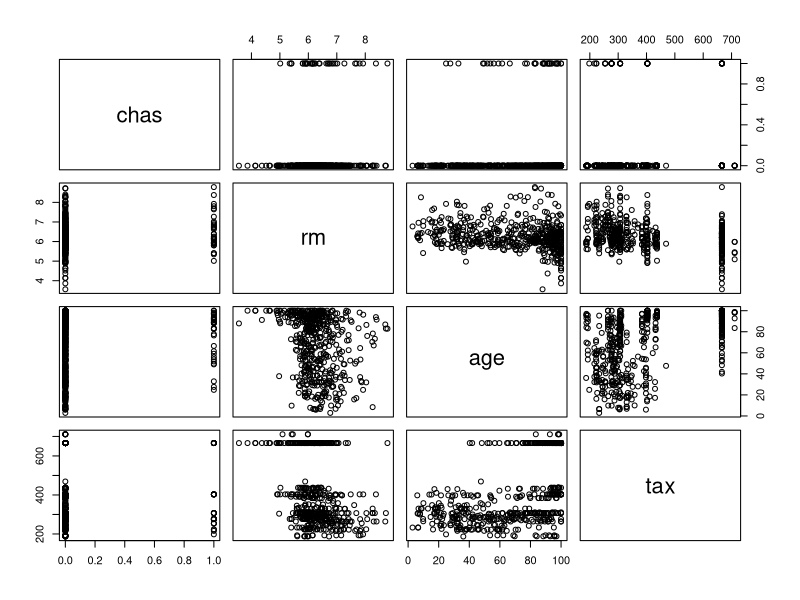
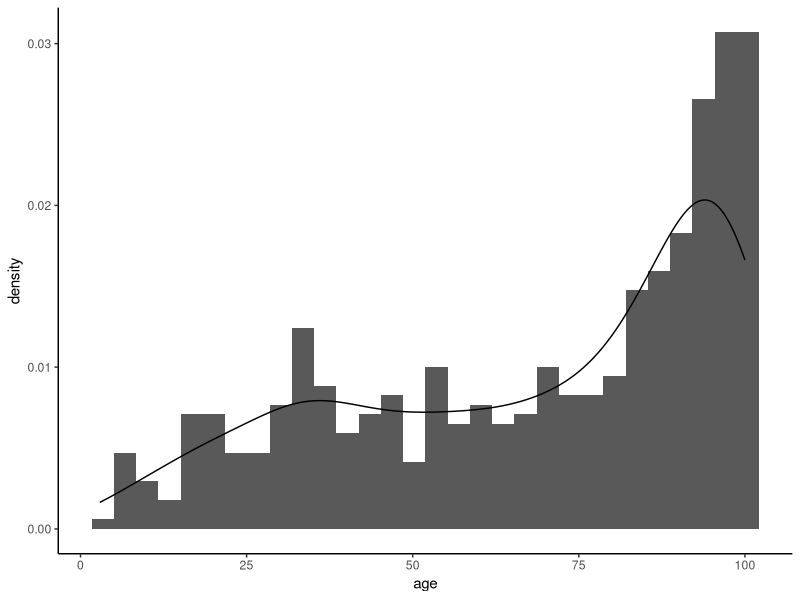
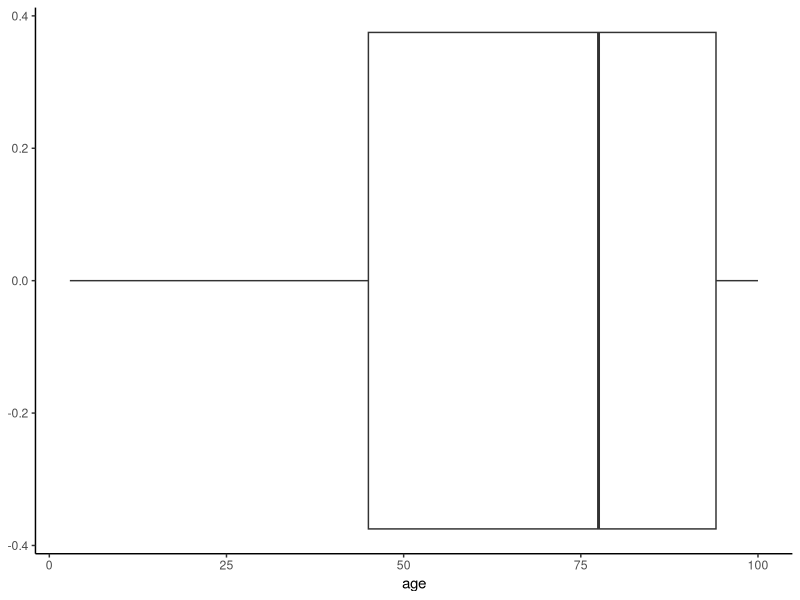
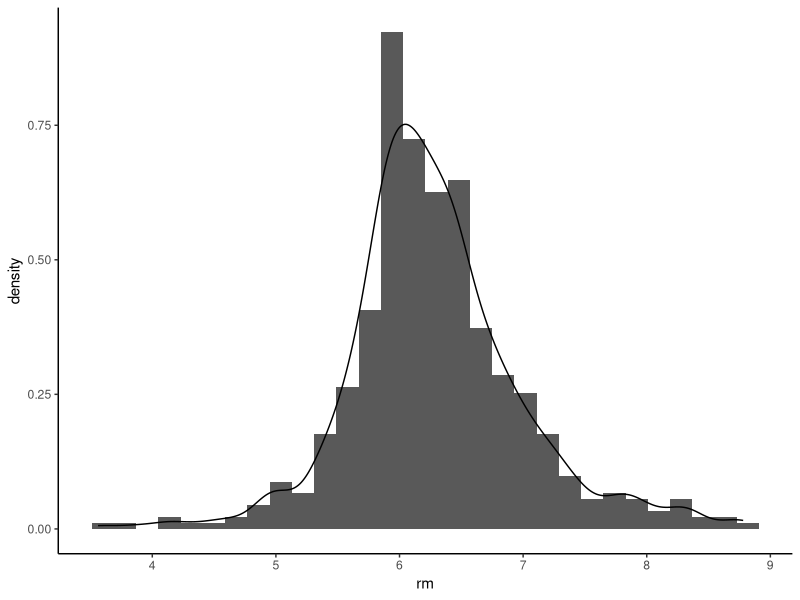
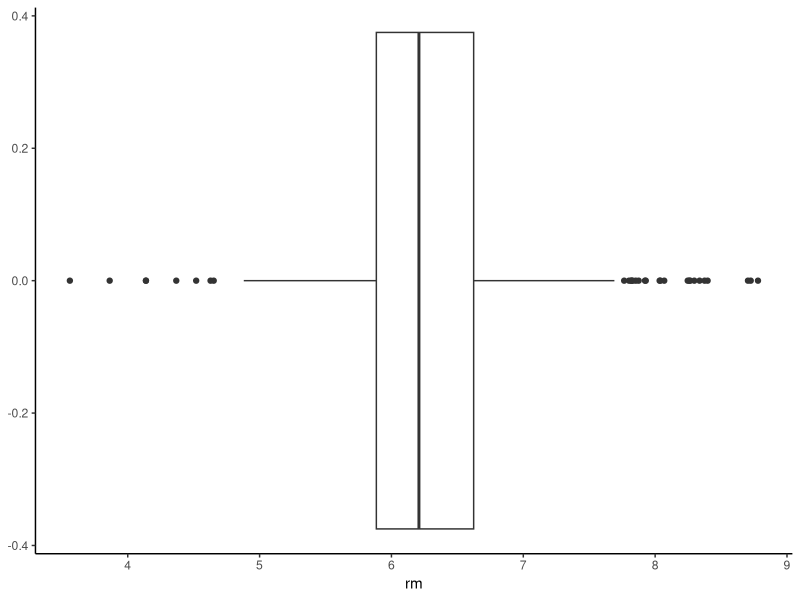
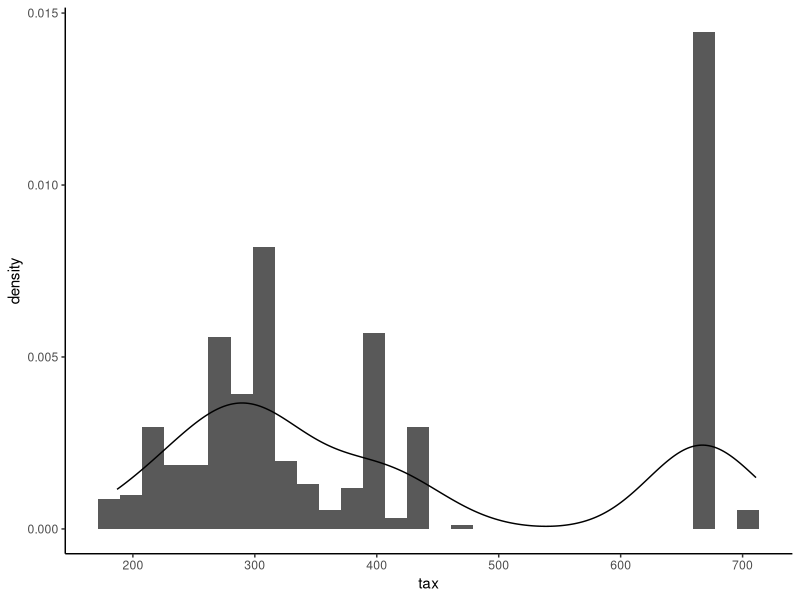
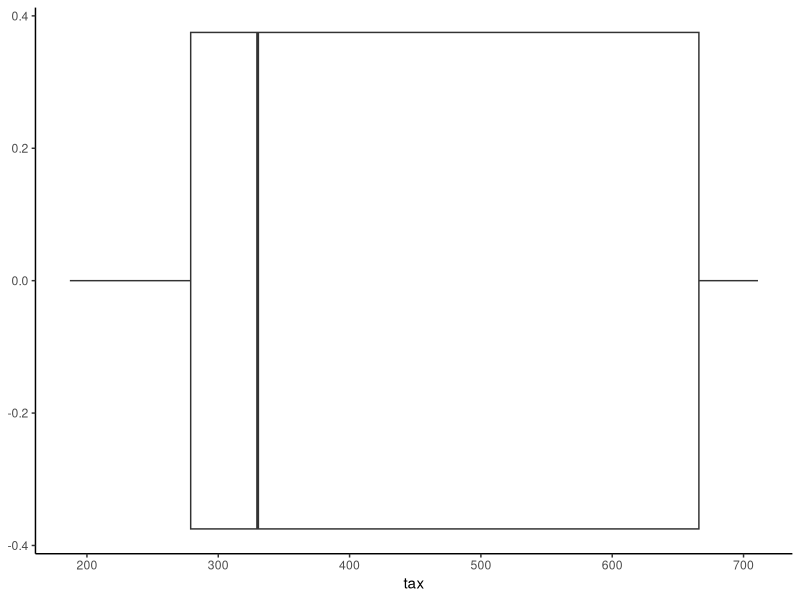
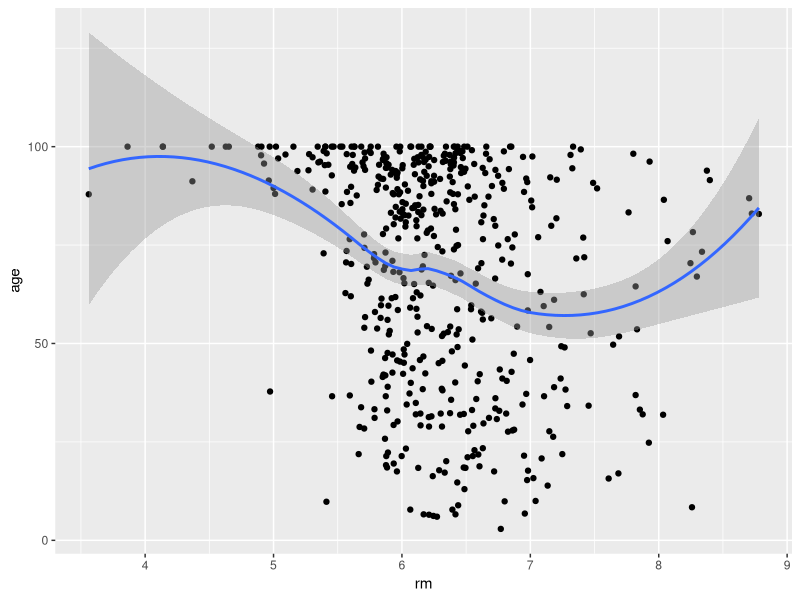

Generate these figures, in order, with R:
## ---- chunk 1

## ---- chunk 2
library(tidyverse)
library(ggplot2)
library(MASS)
Boston
dim(Boston)
df <- Boston[,c('chas','rm','age','tax')]
df
## ---- chunk 3
str(df)
summary(df)
head(df)
## ---- chunk 4
pairs(df[,c(1:4)])
cor(df)
## ---- chunk 5
#Age variable
ggplot(df,aes(x=age)) + geom_histogram(bins = 30, aes(y=..density..))+theme_classic() + geom_density()
ggplot(df, aes(x=age)) + geom_boxplot() + theme_classic() 
#rm variable
ggplot(df,aes(x=rm)) + geom_histogram(bins = 30, aes(y=..density..))+theme_classic() + geom_density()
ggplot(df, aes(x=rm)) + geom_boxplot() + theme_classic() 
#tax variable
ggplot(df,aes(x=tax)) + geom_histogram(bins = 30, aes(y=..density..))+theme_classic() + geom_density()
ggplot(df, aes(x=tax)) + geom_boxplot() + theme_classic() 
## ---- chunk 6
#age & rm
ggplot(df, aes(rm,age)) + geom_point() + geom_smooth(formula = y~x, method = loess)
#age & tax
ggplot(df, aes(tax,age)) + geom_point() + geom_smooth(formula = y~x, method = loess)
## ---- chunk 7
(model1 <- lm(age~rm, data =df))
summary(model1)
par(mfrow = c(2,2))
plot(model1)
shapiro.test(model1$residuals)
## ---- chunk 8
(model2 <- lm(age~tax, data =df))
summary(model2)
par(mfrow = c(2,2))
plot(model2)
shapiro.test(model2$residuals)
## ---- chunk 9
(model3 <- lm(age~tax+rm, data =df))
summary(model3)
par(mfrow = c(2,2))
plot(model3)
shapiro.test(model3$residuals)
## ---- chunk 10
(df2 <- filter(df, chas ==1))
summary(df2)
(model3_1 <- lm(age~ df2$tax + df2$rm, data =df2))
summary(model3_1)
## ---- chunk 11
(df3 <- filter(df, chas ==0))
summary(df3)
(model3_2 <- lm(age~ df3$tax + df3$rm, data =df3))
summary(model3_2)
